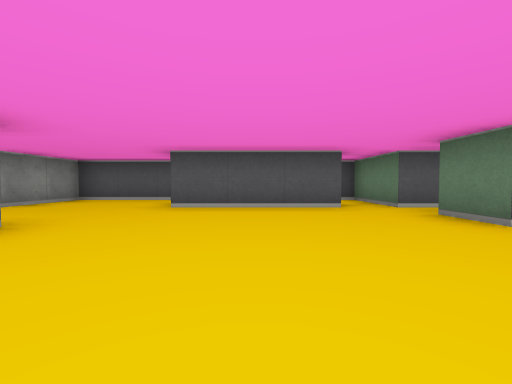
view 1 (above)

15 first-person views from a walk through a cub3D ray-caster map. The camera is about half as high as the walls, tilts 2° down and sees 90° across. The floor is counted in squares. Each view is taken from the middle of a square. On the plan, view 1 faces up. The plan holds only what a view shows up to about 9 squares ahead; the rest is blank.

view 2
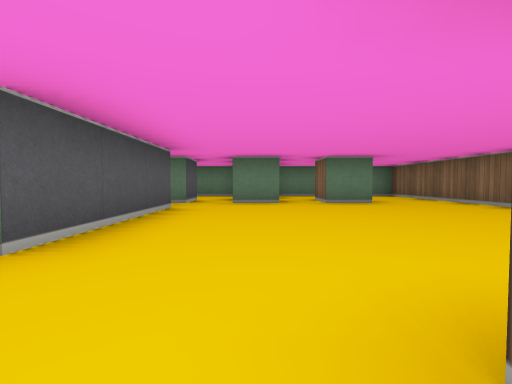

view 3
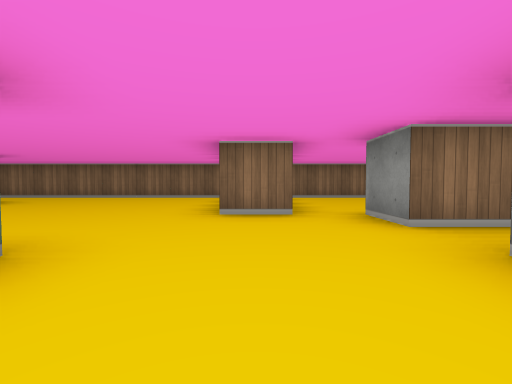

view 4
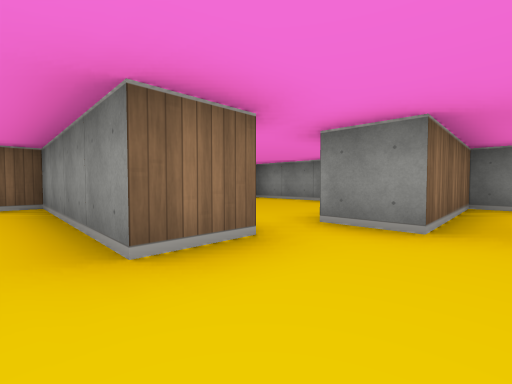

view 5
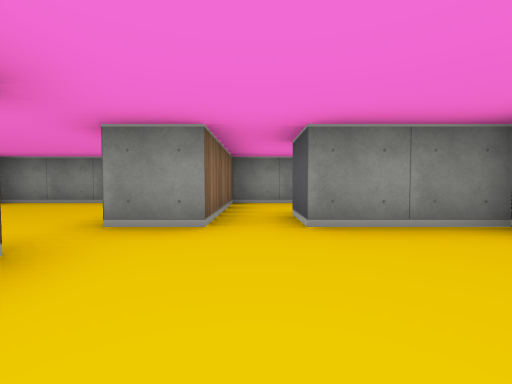

view 6
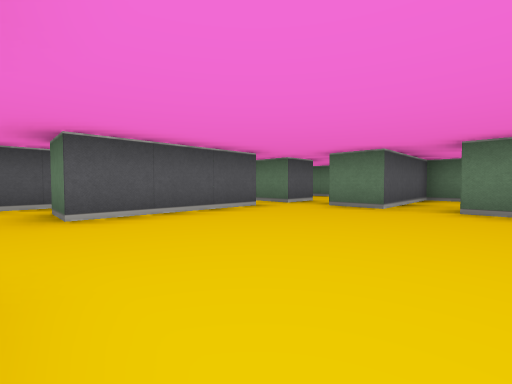

view 7
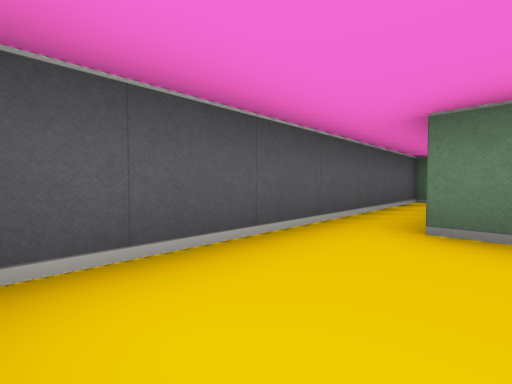

view 8
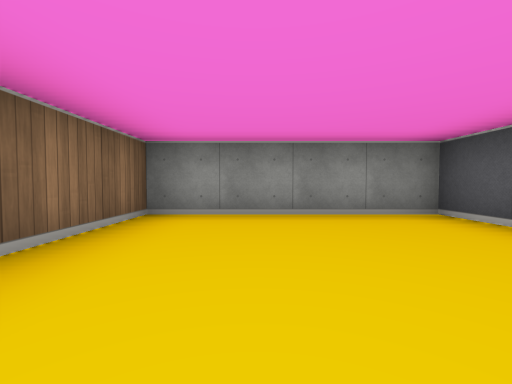

view 9
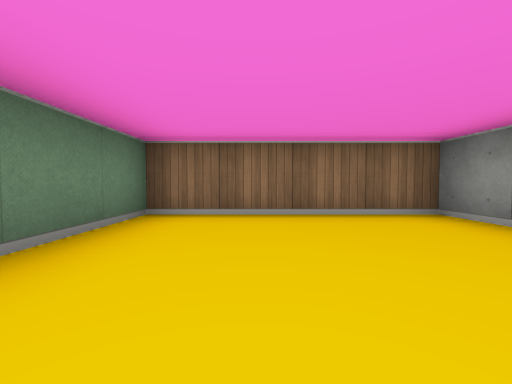

view 10
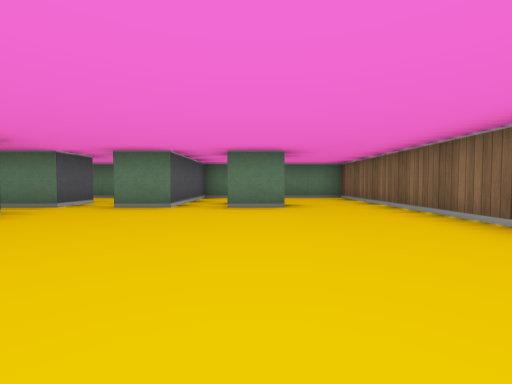

view 11
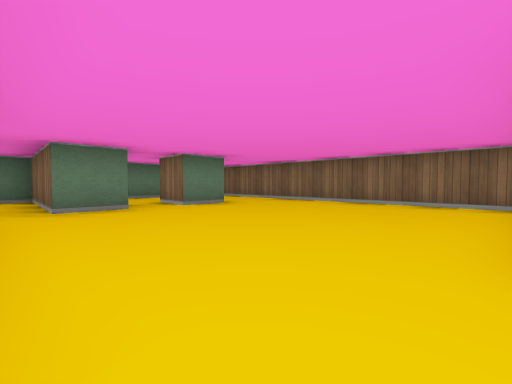

view 12
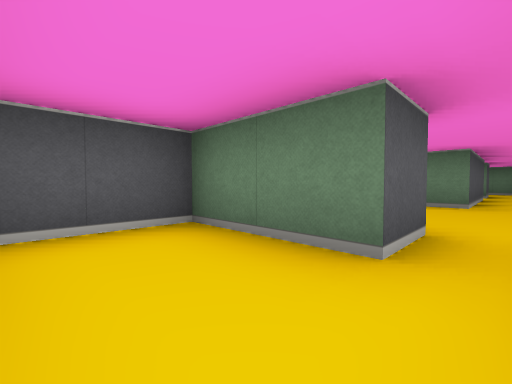

view 13
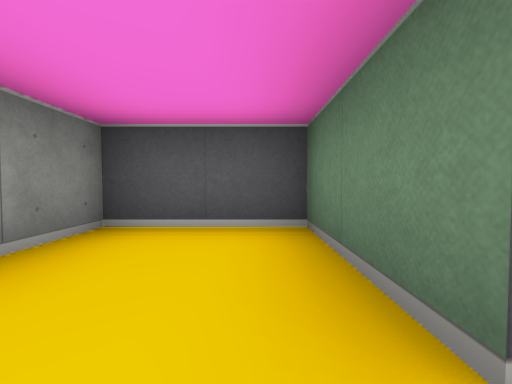

view 14
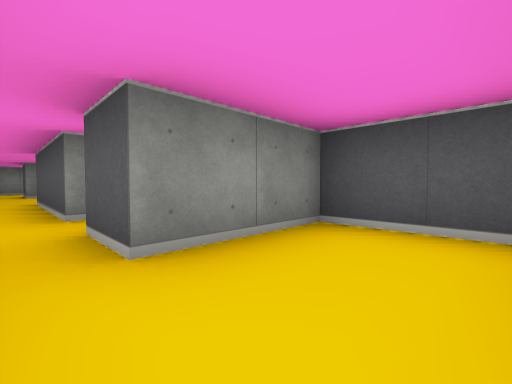

view 15
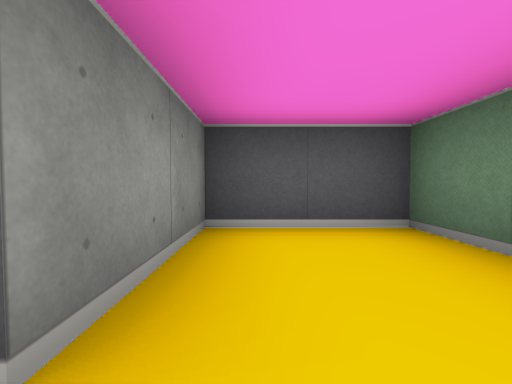

### Floor plan
Ten units are one square. View 1 is at (0, 0); x grows to the right and y downward. Boxes are objects, and circles mark ways between rooms. Rooms are numbered by the first view taken in them; rooms with no view inside come last. Other rooms are left out.
<svg viewBox="-80 -70 140 90">
<path fill="none" stroke="#000" d="M16 -45 -15 -45 -15 -55M25 -4 25 -15 35 -15M25 -45 25 -65 -45 -65 -45 -45M-36 -25 -25 -25 -25 15 55 15 55 -25 25 -25 25 -35M-45 -35 -45 -25M-64 -25 -75 -25 -75 15 -35 15 -35 -6M-45 -45 -55 -45 -55 -65 -75 -65 -75 -35 -45 -35M25 -35 55 -35 55 -65 35 -65 35 -45 25 -45"/>
<circle cx="-40" cy="-30" r="3" fill="#2a7"/>
<circle cx="-50" cy="-40" r="3" fill="#2a7"/>
<circle cx="30" cy="-40" r="3" fill="#2a7"/>
<text x="0" y="-20">1</text>
<text x="-60" y="-10">2</text>
<text x="-60" y="-50">3</text>
<text x="40" y="-50">4</text>
</svg>
Room 1 opens to room 2. Room 1 opens to room 3. Room 1 opens to room 4.

Where each view was taken, in squares from view 1:
view 1: 0 up, 0 right, facing up
view 2: 3 up, 3 left, facing right
view 3: 6 up, 3 left, facing down
view 4: 4 up, 2 left, facing down-left
view 5: 4 up, 2 left, facing left
view 6: 1 up, 2 left, facing up-right
view 7: 5 up, 4 left, facing up-right
view 8: 0 up, 4 left, facing left
view 9: 2 up, 5 left, facing down
view 10: 1 up, 2 left, facing right
view 11: 4 up, 2 left, facing down-right
view 12: 4 up, 7 left, facing up-right
view 13: 4 up, 6 left, facing up
view 14: 4 up, 5 right, facing up-left
view 15: 4 up, 4 right, facing up
